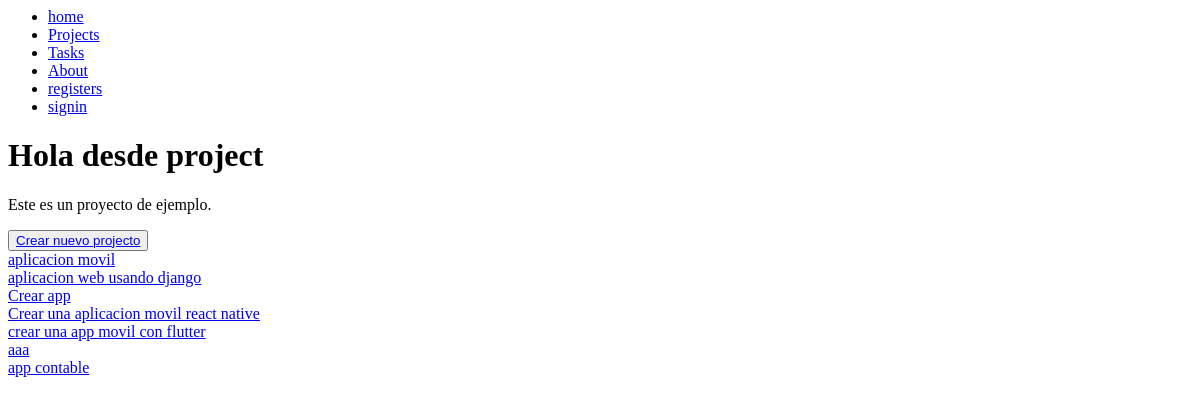
Page /projects/ on the earlier database version.
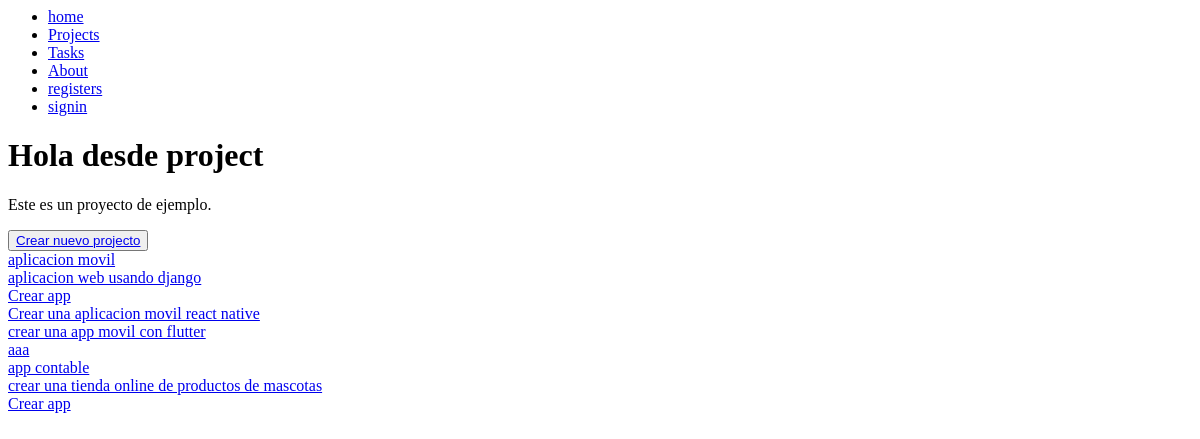
Same page on the later database version.
### myapp/models.py (models this page shows, shortened)
class Project(models.Model):
    name = models.CharField(max_length=200)

### myapp/views.py (the view)
# urls.py: path('projects/', views.projects, name='projects'),
def projects(request):
    projects = list(Project.objects.values())
    return render(request, "projects/projects.html", {"projects": projects})

### myapp/templates/projects/projects.html
{% extends 'layouts/navbar.html' %}
    {% block content %}
    <h1>Hola desde project</h1>
    <p>Este es un proyecto de ejemplo.</p>
    <button>
        <a href="{% url 'create_project' %}">
            Crear  nuevo projecto
        </a>
    </button>
    {% for project in projects %}
    <div>
            <a href="{% url 'projects_detail' project.id %}">{{project.name}}
            </a>
    </div>
    {% endfor %}
    {% endblock %}

Differences in the rows shown:
added Project: name "crear una tienda online de productos de mascotas"
added Project: name "Crear app"
